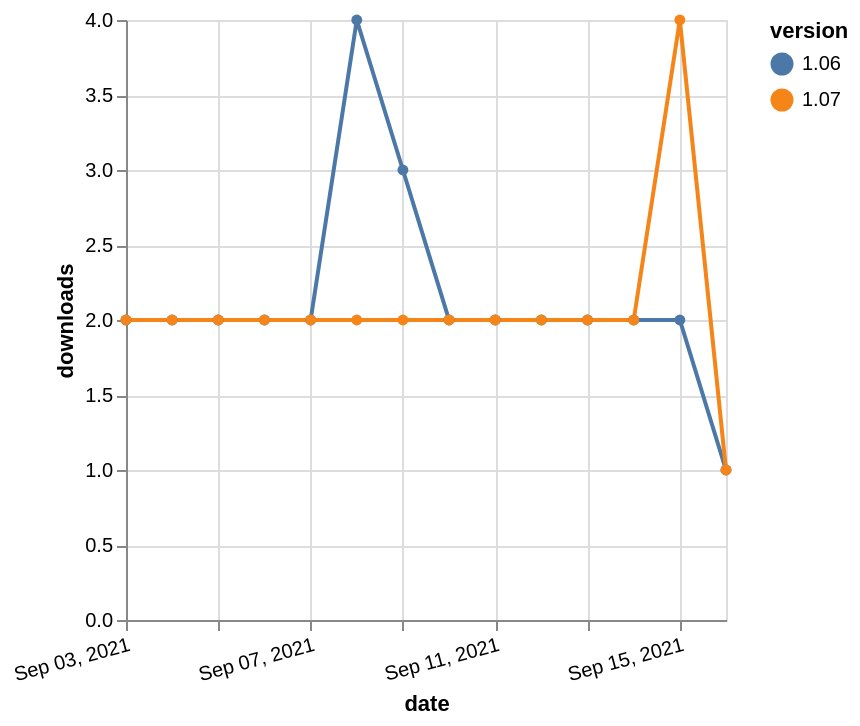

Source (Vega-Lite JSON):
### Vega-Lite specification from a JSON file in a GitHub repository (floating-point values rounded to 4 significant figures)
{"$schema": "https://vega.github.io/schema/vega-lite/v5.json", "description": "A simple bar chart with embedded data.", "data": {"values": [{"date": "2021-09-03", "total": 3503, "delta": 2, "version": "1.06"}, {"date": "2021-09-04", "total": 3505, "delta": 2, "version": "1.06"}, {"date": "2021-09-05", "total": 3507, "delta": 2, "version": "1.06"}, {"date": "2021-09-06", "total": 3509, "delta": 2, "version": "1.06"}, {"date": "2021-09-07", "total": 3511, "delta": 2, "version": "1.06"}, {"date": "2021-09-08", "total": 3515, "delta": 4, "version": "1.06"}, {"date": "2021-09-09", "total": 3518, "delta": 3, "version": "1.06"}, {"date": "2021-09-10", "total": 3520, "delta": 2, "version": "1.06"}, {"date": "2021-09-11", "total": 3522, "delta": 2, "version": "1.06"}, {"date": "2021-09-12", "total": 3524, "delta": 2, "version": "1.06"}, {"date": "2021-09-13", "total": 3526, "delta": 2, "version": "1.06"}, {"date": "2021-09-14", "total": 3528, "delta": 2, "version": "1.06"}, {"date": "2021-09-15", "total": 3530, "delta": 2, "version": "1.06"}, {"date": "2021-09-16", "total": 3531, "delta": 1, "version": "1.06"}, {"date": "2021-09-03", "total": 2293, "delta": 2, "version": "1.07"}, {"date": "2021-09-04", "total": 2295, "delta": 2, "version": "1.07"}, {"date": "2021-09-05", "total": 2297, "delta": 2, "version": "1.07"}, {"date": "2021-09-06", "total": 2299, "delta": 2, "version": "1.07"}, {"date": "2021-09-07", "total": 2301, "delta": 2, "version": "1.07"}, {"date": "2021-09-08", "total": 2303, "delta": 2, "version": "1.07"}, {"date": "2021-09-09", "total": 2305, "delta": 2, "version": "1.07"}, {"date": "2021-09-10", "total": 2307, "delta": 2, "version": "1.07"}, {"date": "2021-09-11", "total": 2309, "delta": 2, "version": "1.07"}, {"date": "2021-09-12", "total": 2311, "delta": 2, "version": "1.07"}, {"date": "2021-09-13", "total": 2313, "delta": 2, "version": "1.07"}, {"date": "2021-09-14", "total": 2315, "delta": 2, "version": "1.07"}, {"date": "2021-09-15", "total": 2319, "delta": 4, "version": "1.07"}, {"date": "2021-09-16", "total": 2320, "delta": 1, "version": "1.07"}]}, "width": "container", "mark": {"type": "line", "point": {"filled": true}}, "encoding": {"x": {"field": "date", "type": "temporal", "timeUnit": "yearmonthdate", "title": "date", "axis": {"labelAngle": -15}}, "y": {"field": "delta", "type": "quantitative", "title": "downloads"}, "color": {"field": "version", "type": "nominal"}, "tooltip": {"field": "delta"}}}
